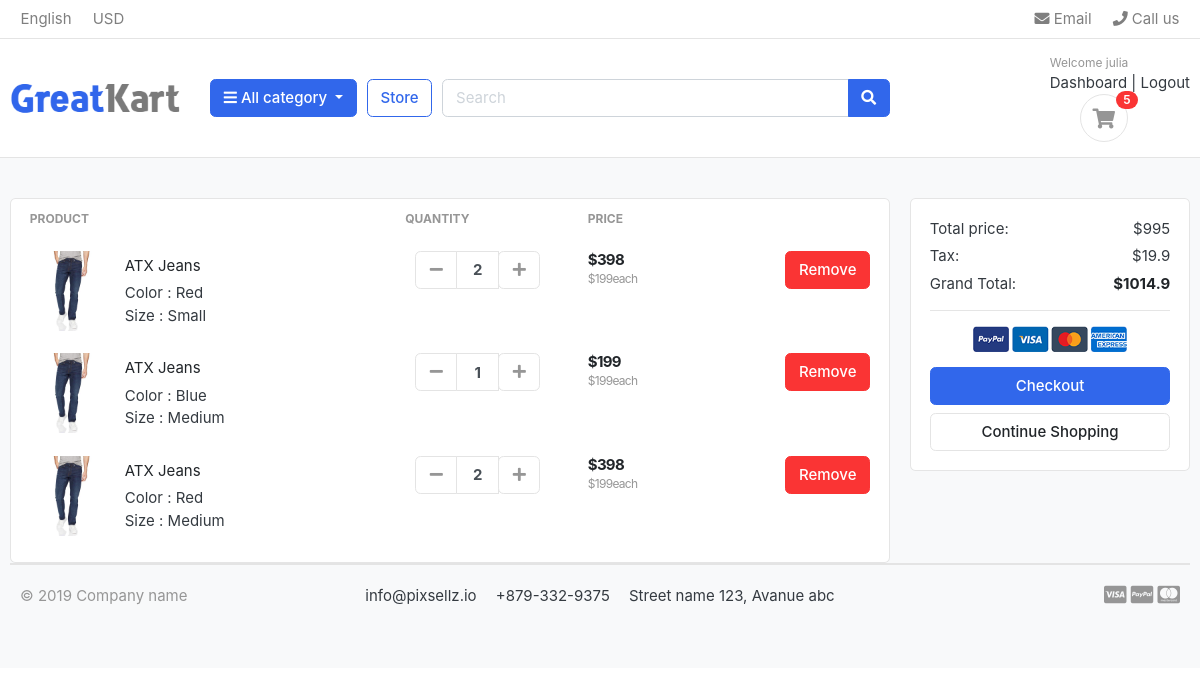
Screenshot of /cart/ (signed in) with the database file from the repository.
### accounts/models.py (models this page shows, shortened)
class Account(AbstractBaseUser):
    first_name = models.CharField(max_length=50)
    last_name = models.CharField(max_length=50)
    username = models.CharField(max_length=50,unique= True)
    email = models.EmailField(max_length=100, unique=True)
    phone_number = models.CharField(max_length=50)
    date_joined = models.DateTimeField(auto_now_add=True)
    last_login = models.DateTimeField(auto_now_add=True)
    is_admin = models.BooleanField(default = False)
    is_staff = models.BooleanField(default = False)
    is_active = models.BooleanField(default = False)
    is_superadmin = models.BooleanField(default = False)
    USERNAME_FIELD = 'email'
    REQUIRED_FIELDS = ['username','first_name','last_name']
    objects = MyAccountManager()

### carts/models.py (models this page shows, shortened)
class CartItem(models.Model):
    user = models.ForeignKey(Account,on_delete=models.CASCADE,null=True)
    product = models.ForeignKey(Product,on_delete=models.CASCADE)
    variation = models.ManyToManyField(Variation,blank=True)
    cart = models.ForeignKey(Cart,on_delete=models.CASCADE,null=True)
    quantity = models.IntegerField()
    is_active = models.BooleanField(default=True)
    def sub_total(self):
        return self.product.price * self.quantity

### store/models.py (models this page shows, shortened)
class Product(models.Model):
    product_name = models.CharField(max_length=200,unique = True)
    slug = models.SlugField(max_length=200,unique=True)
    description  = models.TextField(max_length=500,blank=True)
    price = models.IntegerField()
    images = models.ImageField(upload_to='photos/products')
    stock = models.IntegerField()
    is_available = models.BooleanField(default = True)
    category = models.ForeignKey(Category,on_delete=models.CASCADE) # if the category is deleted , the related product is also be deleted
    created_date = models.DateTimeField(auto_now_add=True)
    modified_date = models.DateTimeField(auto_now=True)
    def get_url(self):
        return reverse('product_detail',args=[self.category.slug, self.slug])

class Variation(models.Model):
    product = models.ForeignKey(Product,on_delete=models.CASCADE)
    variation_category = models.CharField(max_length=100, choices=variation_category_choice )
    variation_value = models.CharField(max_length=100)
    is_active = models.BooleanField(default=True)
    created_at = models.DateTimeField(auto_now_add=True)
    objects = VariationManager()

### carts/views.py (the view)
# urls.py: path('',views.cart, name='cart'),
def cart(request,total=0,quantity=0,cart_items=None):
    try:
        tax = 0
        grand_total = 0
        if request.user.is_authenticated:
            cart_items = CartItem.objects.filter(user=request.user, is_active=True)
        else:
            cart = Cart.objects.get(cart_id=_cart_id(request))
            cart_items = CartItem.objects.filter(cart=cart, is_active=True)
        for cart_item in cart_items:
            total += (cart_item.product.price * cart_item.quantity)
            quantity += cart_item.quantity
        tax = (2 * total)/100
        grand_total = total + tax
    except ObjectDoesNotExist:
        pass #just ignore
    context ={
    'total':total,
    'quantity': quantity,
    'cart_items':cart_items,
    'tax' : tax,
    'grand_total' : grand_total,
    }
    return render(request,'store/cart.html',context)

### carts/context_processors.py (called while the page is built)
def counter(request):
    cart_count = 0
    if 'admin' in request.path:
        return {}
    else:
        try:
            cart = Cart.objects.filter(cart_id=_cart_id(request))
            if request.user.is_authenticated:
                cart_items = CartItem.objects.all().filter(user=request.user)
            else:
                cart_items = CartItem.objects.all().filter(cart=cart[:1])
            for cart_item in cart_items:
                cart_count += cart_item.quantity
        except Cart.DoesNotExist:
            cart_count = 0
    return dict(cart_count=cart_count)

### carts/views.py (called while the page is built)
def _cart_id(request):
    cart = request.session.session_key
    if not cart:
        cart = request.session.create()
    return cart

### category/context_processors.py (called while the page is built)
def menu_links(request):
    links = Category.objects.all()
    return dict(links=links)

### category/models.py (called while the page is built)
    def get_url(self):
        return reverse('products_by_category',args=[self.slug])

### templates/store/cart.html (shortened to what this page needs)
{% extends 'base.html' %}
{% load static %}
{% block content %}
<section class="section-content padding-y bg">
<div class="container">
{% if not cart_items %}
<h2 class="text-center">Your shopping cart is empty. </h2>
	<br>
	<div class="text-center">
		<a href="{% url 'store' %}" class="btn btn-primary">Continue shopping</a>
	</div>
{% else %}
<div class="row">
	<aside class="col-lg-9">
<div class="card">
<table class="table table-borderless table-shopping-cart">
<thead class="text-muted">
<tr class="small text-uppercase">
  <th scope="col">Product</th>
  <th scope="col" width="120">Quantity</th>
  <th scope="col" width="120">Price</th>
  <th scope="col" class="text-right" width="200"> </th>
</tr>
</thead>
<tbody>
{% for cart_item in cart_items %}
<tr>
	<td>
		<figure class="itemside align-items-center">
			<div class="aside"><img src="{{ cart_item.product.images.url }}" class="img-sm"></div>
			<figcaption class="info">
				<a href="{{ cart_item.product.get_url }}" class="title text-dark">{{cart_item.product.product_name}}</a>
				{% if cart_item.variation.all %}
					{% for item in cart_item.variation.all %}
						{{item.variation_category | capfirst }} : {{ item.variation_value | capfirst }} <br>
					{% endfor %}
				{% endif %}
			</figcaption>
		</figure>
	</td>
	<td>
					<div class="col">
						<div class="input-group input-spinner">
							<div class="input-group-prepend">
							<a href="{%url 'remove_cart' cart_item.product.id cart_item.id %}" class="btn btn-light" type="button" id="button-plus"> <i class="fa fa-minus"></i> </a>
							</div>
							<input type="text" class="form-control"  value="{{cart_item.quantity}}">
							<div class="input-group-append">
								<form action="{% url 'add_cart' cart_item.product.id %}" method="POST">
									<button type="submit"  href="" class="btn btn-light" type="button" id="button-minus"> <i class="fa fa-plus"></i> </button>
							</form>
								</div>
						</div>
					</div>
	</td>
	<td>
		<div class="price-wrap">
			<var class="price">${{cart_item.sub_total}}</var>
			<small class="text-muted"> ${{cart_item.product.price}}each </small>
		</div>
	</td>
	<td class="text-right">
	<a href="{% url 'remove_cart_item' cart_item.product.id cart_item.id %}" onclick="return confirm('Are you sure you want to delete this?')" class="btn btn-danger"> Remove</a>
	</td>
</tr>
{% endfor %}
</tbody>
</table>
</div>
	</aside>
	<aside class="col-lg-3">
		<div class="card">
		<div class="card-body">
			<dl class="dlist-align">
			  <dt>Total price:</dt>
			  <dd class="text-right">${{total}}</dd>
			</dl>
			<dl class="dlist-align">
			  <dt>Tax:</dt>
			  <dd class="text-right"> ${{tax}}</dd>
			</dl>
			<dl class="dlist-align">
			  <dt>Grand Total:</dt>
			  <dd class="text-right text-dark b"><strong>${{grand_total}}</strong></dd>
			</dl>
			<hr>
			<p class="text-center mb-3">
				<img src="{% static './images/misc/payments.png'%}" height="26">
			</p>
			<a href="{% url 'checkout' %}" class="btn btn-primary btn-block"> Checkout </a>
			<a href="{% url 'store' %}" class="btn btn-light btn-block">Continue Shopping</a>
		</div>
		</div>
</aside>
{% endif %}
</div>
{% endblock %}

### templates/includes/navbar.html (shortened to what this page needs)
{% load static %}
<header class="section-header">
<nav class="navbar p-md-0 navbar-expand-sm navbar-light border-bottom">
<div class="container">
  <div class="collapse navbar-collapse" id="navbarTop4">
    <ul class="navbar-nav mr-auto">
    	<li class="nav-item dropdown">
		 	<a href="#" class="nav-link">   English </a>
		</li>
		<li class="nav-item dropdown">
			<a href="#" class="nav-link"> USD </a>
		</li>
    </ul>
    <ul class="navbar-nav">
		<li><a href="#" class="nav-link"> <i class="fa fa-envelope"></i> Email </a></li>
		<li><a href="#" class="nav-link"> <i class="fa fa-phone"></i> Call us </a></li>
	</ul>
  </div>
</div>
</nav>
<section class="header-main border-bottom">
	<div class="container">
<div class="row align-items-center">
	<div class="col-lg-2 col-md-3 col-6">
		<a href="{% url 'home' %}" class="brand-wrap">
			<img class="logo" src="{% static './images/logo.png'%}">
		</a>
	</div>
	<div class="col-lg col-sm col-md col-6 flex-grow-0">
		<div class="category-wrap dropdown d-inline-block float-right">
			<button type="button" class="btn btn-primary dropdown-toggle" data-toggle="dropdown">
				<i class="fa fa-bars"></i> All category
			</button>
		</div>
	</div>
	<a href="{% url 'store' %}" class="btn btn-outline-primary">Store</a>
	<div class="col-lg  col-md-6 col-sm-12 col">
		<form action="{% url 'search' %}" class="search" method="GET">
			<div class="input-group w-100">
			    <input type="text" class="form-control" style="width:60%;" placeholder="Search" name="keyword">
			    <div class="input-group-append">
			      <button class="btn btn-primary" type="submit">
			        <i class="fa fa-search"></i>
			      </button>
			    </div>
		    </div>
		</form>
	</div>
	<div class="col-lg-3 col-sm-6 col-8 order-2 order-lg-3">
				<div class="d-flex justify-content-end mb-3 mb-lg-0">
					{% if user.id is None %}
					<div class="widget-header">
						<small class="title text-muted">Welcome guest!</small>
						<div>
							<a href="{% url 'login' %}">Sign in</a> <span class="dark-transp"> | </span>
							<a href="{% url 'register' %}"> Register</a>
						</div>
					</div>
					{% else %}
					<div class="widget-header">
						<small class="title text-muted">Welcome {{ user.first_name }}</small>
						<div>
							<a href="{% url 'dashboard' %}">Dashboard</a> <span class="dark-transp"> | </span>
							<a href="{% url 'logout' %}"> Logout</a>
						</div>
						{% endif %}
					<a href="{% url 'cart' %}" class="widget-header pl-3 ml-3">
						<div class="icon icon-sm rounded-circle border"><i class="fa fa-shopping-cart"></i></div>
						<span class="badge badge-pill badge-danger notify">{{cart_count}}</span>
					</a>
				</div>
			</div>
</div>
	</div>
</section>
</header>

### static/css/ui.css (style rules this page uses)
html { font-family: "Inter", sans-serif; font-size: 15px; }
.price-wrap { letter-spacing: -0.7px; }
.icon-xs, .icon-sm, .icon-md, .icon-lg { display: inline-block; text-align: center; flex-shrink: 0; flex-grow: 0; }
.icon-sm { width: 48px; height: 48px; line-height: 48px !important; font-size: 20px; }
.img-xs, .img-sm, .img-md, .img-lg { -o-object-fit: cover; object-fit: cover; flex-shrink: 0; flex-grow: 0; }
.img-sm { width: 80px; height: 80px; }
.padding-y { padding-top: 40px; padding-bottom: 40px; }
var { font-style: normal; }
figure { margin-bottom: 0; }
.bg { background-color: #f8f9fa; }
.b { font-weight: 600; }
.header-main { position: relative; padding-top: 1rem; padding-bottom: 1rem; }
.brand-wrap .logo, .navbar-brand .logo { margin-right: 7px; max-height: 42px; display: inline-block; }
.widget-header { display: inline-block; vertical-align: middle; position: relative; }
.widget-header a { color: #343a40; }
.widget-header i { color: #969696; }
.widget-header .title { display: block; }
.widget-header .notify { position: absolute; top: -3px; right: -10px; }
.btn-light { background-color: #fff; border-color: #e4e4e4; }
.btn-light i { color: #969696; }
.itemside { position: relative; display: flex; width: 100%; }
.itemside .aside { position: relative; flex-shrink: 0; }
.itemside .info { padding-left: 15px; padding-right: 7px; }
.itemside .title { display: block; margin-bottom: 5px; color: #212529; }
[class*=dlist-] { margin-bottom: 5px; }
[class*=dlist-] dd { margin-bottom: 0; }
.dlist-align { display: flex; }
.dlist-align dt { width: 150px; word-wrap: break-word; font-weight: normal; }
.dlist-align dd { flex-grow: 1; }
.notify { position: absolute; top: -4px; right: -10px; display: inline-block; padding: 0.25em 0.6em; font-size: 12px; line-height: 1; text-align: center; border-radius: 3rem; color: #fff; background-color: #fa3434; }
.price { font-weight: 600; color: #212529; }
.input-spinner { width: 125px; flex-wrap: nowrap; display: inline-flex; vertical-align: middle; }
.input-spinner input.form-control { text-align: center; max-width: 46px; font-weight: bold; flex-basis: 46px; border-color: #e4e4e4; flex-grow: 0; }
.input-spinner .btn { width: 42px; text-align: center; padding-left: 0.5rem; padding-right: 0.5rem; }
.table-shopping-cart.table td, .table-shopping-cart.table th { padding-left: 1.25rem; padding-right: 1.25rem; }
.table-shopping-cart .price-wrap { line-height: 1.2; }
.table-shopping-cart .price { font-weight: bold; margin-right: 5px; display: block; }

### rows the page displays
Account: first_name "julia"
CartItem: product.images (picture), product.product_name "ATX Jeans", quantity "2", sub_total "398", product.price "199"
Variation: variation_category "Color", variation_value "Red"
Variation: variation_category "Size", variation_value "Small"
CartItem: product.images (picture), product.product_name "ATX Jeans", quantity "1", sub_total "199", product.price "199"
Variation: variation_category "Color", variation_value "Blue"
Variation: variation_category "Size", variation_value "Medium"
CartItem: product.images (picture), product.product_name "ATX Jeans", quantity "2", sub_total "398", product.price "199"

### other values shown
{{ cart_count }} "5"
{{ total }} "995"
{{ tax }} "19.9"
{{ grand_total }} "1014.9"
